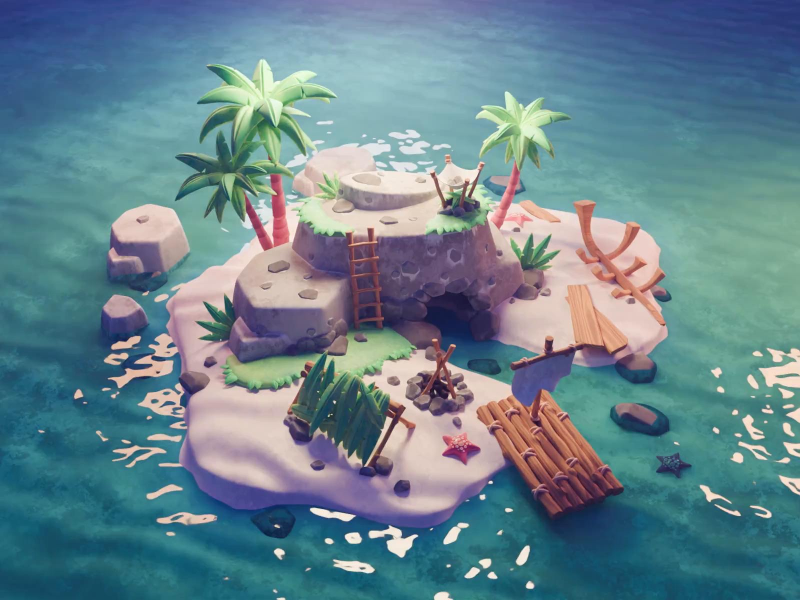
#> input picture references/reference_A.jpg, 1600 x 1200 px (shown at 1/2 size)
$ python sample_palette.py
#> lines starting #> are read from the running program, lines starting #| are printed output that depends on the picture
"""Sample representative colours from the two reference images.

For every named object region we run a small k-means over the pixels and
report the dominant clusters (sorted by coverage). Regions are hand-picked
bounding boxes around the object in question; background pixels that leak
into a box show up as their own cluster and are simply ignored when the
art bible picks values.

Usage:
    python3 tools/palette/sample_palette.py
Writes docs/palette.json and docs/palette_swatches.png.
"""
from __future__ import annotations

import json
from pathlib import Path

import numpy as np
from PIL import Image, ImageDraw

ROOT = Path(__file__).resolve().parents[2]
REFS = ROOT / "references"
DOCS = ROOT / "docs"

# name: (x0, y0, x1, y1) in source pixels.
REGIONS = {
    "reference_A.jpg": {
        "palm_canopy_front": (400, 120, 680, 300),
        "palm_canopy_right": (950, 180, 1110, 330),
        "palm_trunk": (530, 330, 580, 490),
        "palm_trunk_right": (990, 330, 1040, 450),
        "rock_main": (600, 450, 1040, 620),
        "rock_left_slab": (470, 500, 700, 700),
        "grass_patches": (450, 650, 820, 760),
        "grass_top": (850, 420, 980, 470),
        "sand_front": (380, 780, 1020, 1040),
        "sand_right": (1000, 420, 1330, 700),
        "raft": (960, 780, 1240, 1000),
        "ladder": (700, 460, 760, 650),
        "boat_ribs": (1150, 400, 1330, 620),
        "campfire_stones": (810, 740, 940, 830),
        "shelter_leaves": (580, 700, 800, 920),
        "water_far": (0, 0, 1600, 200),
        "water_mid_left": (0, 500, 200, 800),
        "water_near": (0, 950, 350, 1200),
    },
    "reference_B.jpg": {
        "palm_canopy": (560, 0, 1110, 290),
        "palm_trunk": (640, 180, 700, 470),
        "grass": (580, 380, 800, 510),
        "sand": (0, 250, 1150, 1200),
        "pebbles": (380, 800, 620, 900),
        "rock_big": (1090, 0, 1390, 170),
        "rock_top_left": (0, 0, 210, 140),
        "raft": (1100, 300, 1410, 470),
        "sail": (1320, 200, 1400, 380),
        "rowboat": (1490, 650, 1670, 760),
        "chest": (1220, 180, 1310, 250),
        "character": (930, 515, 1005, 660),
        "foam_line": (1160, 520, 1360, 1200),
        "water_shallow": (1380, 850, 1920, 1200),
        "water_mid": (1450, 250, 1920, 600),
        "water_deep": (1500, 0, 1920, 60),
    },
}
CLUSTERS = 5


def kmeans(px: np.ndarray, k: int, iters: int = 20, seed: int = 0):
    rng = np.random.default_rng(seed)
    centres = px[rng.choice(len(px), k, replace=False)].astype(float)
    for _ in range(iters):
        labels = ((px[:, None, :] - centres[None]) ** 2).sum(-1).argmin(1)
        for j in range(k):
            if (labels == j).any():
                centres[j] = px[labels == j].mean(0)
    share = np.bincount(labels, minlength=k) / len(labels)
    order = np.argsort(-share)
    return centres[order], share[order]


def to_hex(rgb) -> str:
    return "#{:02x}{:02x}{:02x}".format(*(int(round(c)) for c in rgb))


def main() -> None:
    palette: dict[str, dict[str, list]] = {}
    rows = []
    for fname, regions in REGIONS.items():
        img = np.asarray(Image.open(REFS / fname).convert("RGB"))
#> img is the input picture: shape (1200, 1600, 3); mean R, G, B 102.5, 130.9, 141.5
        palette[fname] = {}
        for name, (x0, y0, x1, y1) in regions.items():
            px = img[y0:y1:2, x0:x1:2].reshape(-1, 3).astype(float)
            centres, share = kmeans(px, CLUSTERS)
            palette[fname][name] = [
                {"hex": to_hex(c), "share": round(float(s), 3)} for c, s in zip(centres, share)
            ]
            rows.append((fname, name, centres, share))
#> this loop made 18 passes
#> share on passes 1 to 12: [0.402, 0.179, 0.154, 0.145, 0.121], [0.443, 0.171, 0.153, 0.131, 0.102], [0.29, 0.232, 0.206, 0.193, 0.079], [0.269, 0.246, 0.176, 0.162, 0.147], [0.413, 0.257, 0.137, 0.113, 0.0797], [0.297, 0.281, 0.166, 0.13, 0.127], [0.257, 0.25, 0.221, 0.169, 0.104], [0.271, 0.218, 0.214, 0.161, 0.135], [0.273, 0.23, 0.186, 0.163, 0.148], [0.474, 0.22, 0.133, 0.091, 0.0827], [0.318, 0.235, 0.218, 0.116, 0.112], [0.374, 0.336, 0.155, 0.0765, 0.0582]
#> after the loop, palette = 1 item; rows = 18 items

    DOCS.mkdir(exist_ok=True)
    (DOCS / "palette.json").write_text(json.dumps(palette, indent=2) + "\n")

    # Swatch sheet: one row per region, swatch width proportional to coverage.
    label_w, bar_w, row_h = 230, 420, 24
    sheet = Image.new("RGB", (label_w + bar_w, row_h * len(rows)), (24, 24, 28))
    draw = ImageDraw.Draw(sheet)
    for i, (fname, name, centres, share) in enumerate(rows):
        y = i * row_h
        draw.text((6, y + 6), f"{fname[10]}  {name}", fill=(230, 230, 230))
        x = label_w
        for c, s in zip(centres, share):
            w = max(1, int(round(s * bar_w)))
            draw.rectangle([x, y, x + w, y + row_h - 3], fill=tuple(int(v) for v in c))
            x += w
#> this loop made 34 passes
#> (fname, name, share, y) on passes 1 to 8: ('reference_A.jpg', 'palm_canopy_front', [0.402, 0.179, 0.154, 0.145, 0.121], 0), ('reference_A.jpg', 'palm_canopy_right', [0.443, 0.171, 0.153, 0.131, 0.102], 24), ('reference_A.jpg', 'palm_trunk', [0.29, 0.232, 0.206, 0.193, 0.079], 48), ('reference_A.jpg', 'palm_trunk_right', [0.269, 0.246, 0.176, 0.162, 0.147], 72), ('reference_A.jpg', 'rock_main', [0.413, 0.257, 0.137, 0.113, 0.0797], 96), ('reference_A.jpg', 'rock_left_slab', [0.297, 0.281, 0.166, 0.13, 0.127], 120), ('reference_A.jpg', 'grass_patches', [0.257, 0.25, 0.221, 0.169, 0.104], 144), ('reference_A.jpg', 'grass_top', [0.271, 0.218, 0.214, 0.161, 0.135], 168)
    sheet.save(DOCS / "palette_swatches.png")
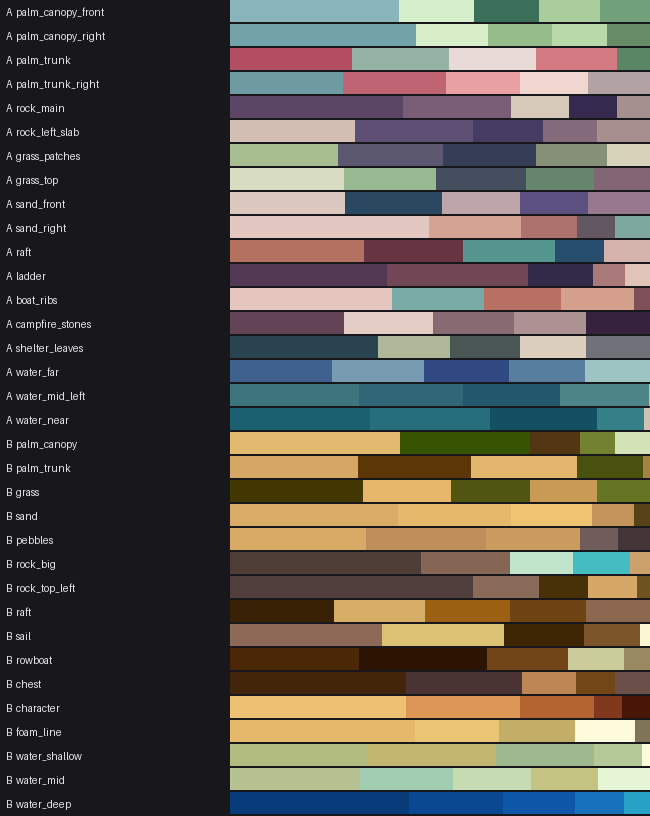
#> saved as palette_swatches.png: PIL image 650x816 RGB; mean R, G, B 93.3, 88.4, 79.7

    for fname, regions in palette.items():
        print(fname)
        for name, clusters in regions.items():
            print(f"  {name:20s}", " ".join(f"{c['hex']}:{c['share'] * 100:.0f}%" for c in clusters))
#> this loop made 2 passes
#> fname on passes 1 to 2: 'reference_A.jpg', 'reference_B.jpg'
#> (printed output is left out)


if __name__ == "__main__":
    main()
